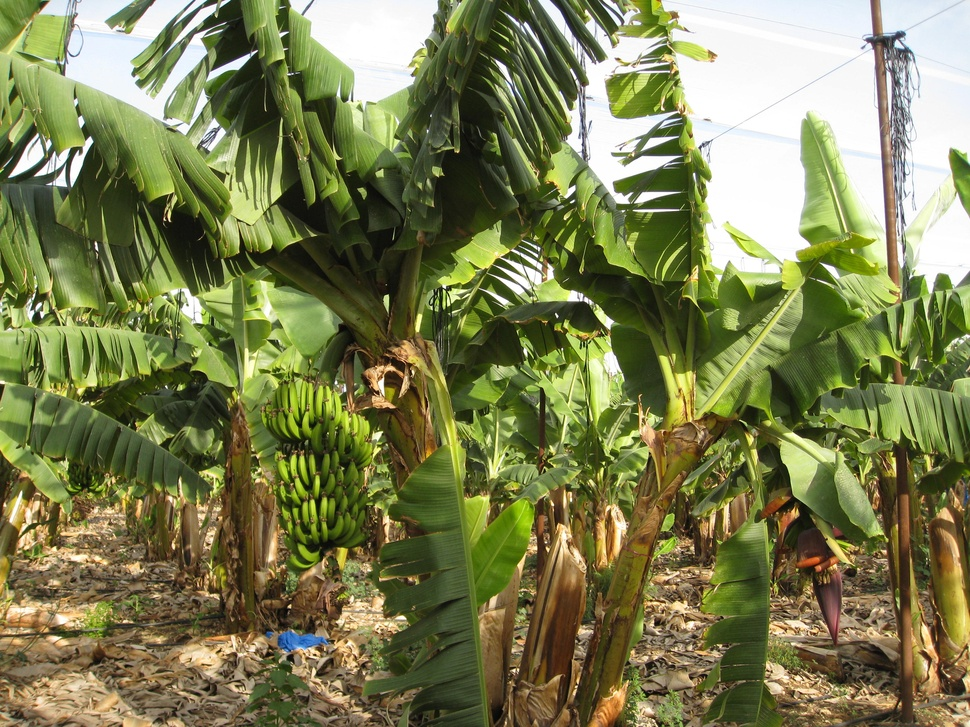
#> input picture datasets/2018-04-09_BA_tree_12.JPG, 970 x 727 px, shrunk from 3264 x 2448 before the run
$ python ksegment_opt.py ../datasets/2018-04-09_BA_tree_12.JPG 3   (older library calls are emulated)
#> lines starting #> are read from the running program, lines starting #| are printed output that depends on the picture
import cProfile
import os
import sys
from datetime import datetime
from io import StringIO
from pstats import Stats
from time import time
from typing import Union, Optional

import imageio as io
import matplotlib.lines as lines
import matplotlib.pyplot as plt
import numpy as np

# from utils_seg import best_fit_line_and_cost

cp = cProfile.Profile()


class KsegmentOptException(Exception):
    pass


def load_img_as_greyscale(path: str):
    return io.imread(path, as_gray=False, pilmode="RGB")


def binarize_img(img: Union[np.ndarray, io.core.util.Array], threshold: int = 140) -> Union[
    np.ndarray, io.core.util.Array]:
    return 1 * (img > threshold)


def mean_squared_distance(arr):
    """
    Computes the MSE of arr points to mean(arr)
    :param arr: array of points in any dimension
    :return: MSE between each point and mean of all points
    """
    mse = 0.0
    for p in arr:
        mse += np.linalg.norm(np.mean(arr) - p) ** 2
    return mse


def one_center_cost(arr):
    """
    Computes the OCC of arr points
    :param arr: array of points in any dimension
    :return: OCC between each point
    """
    bin_arr = binarize_img(arr)
    tuples = np.where(bin_arr == 1)
    first_point = np.array([tuples[0][0], tuples[1][0]])
    # for i, j in zip(tuples[0], tuples[1]):
    #     np.linalg.norm(first_point - (i,j))
    norms = np.linalg.norm(first_point - np.column_stack(tuples[:]), axis=1)
    index_of_farthest_point = np.where(norms == max(norms))
    farthest_point = np.array([tuples[0][index_of_farthest_point], tuples[1][index_of_farthest_point]])
    return max(norms)


class KMean(object):
    def __init__(self, mat, k, cost_func=mean_squared_distance):
        self.mat = mat
        self.mat_rows, self.mat_cols = mat.shape[0], mat.shape[1]
        if 1 <= k <= min(self.mat_rows, self.mat_cols):
            self.k = k
        else:
            raise KsegmentOptException("k={}, but has to be: {} < k <= {}, defined by shape of input"
                                       .format(k, 1, min(self.mat_rows, self.mat_cols)))
        self.cost_func = cost_func
        dt = np.dtype([('weight', np.float32), ('path', np.uint32, (k + 1,))])
        self.d_ij_path = np.zeros((self.mat_rows + 1, self.mat_rows + 1), dtype=dt)
        self.horizontal_dividers = []
        self.total_weight = 0.0
        # self.q = Queue(maxsize=0)

    def __repr__(self):
        return '{}'.format(self.mat)

    def best_sum_of_variances(self):
        if self.k == 1:
            self.total_weight = self.cost_func(self.mat)
            self.horizontal_dividers = [0, self.mat_rows]
        else:
            for x, y in ((i, j) for i in range(0, self.d_ij_path.shape[0])
                         for j in range(i + 1, self.d_ij_path.shape[0])):
                self.d_ij_path[x, y] = self.best_segment(self.compute_distance_matrix(x, y))
            self.total_weight, self.horizontal_dividers = self.best_segment(self.d_ij_path)
        return self.total_weight, self.horizontal_dividers

    def best_segment(self, d):
        """
            Input: distance matrix  D \in [0,\infty)^{n\times n} between nodes
            Output: Value F(k,n) of k shortest path from node 1 to node n
                    and the dividers indices that provide this cost
            1. F(1,1:n)=D(1,1:n)
            2. For m=2 to k-1
            2.1 -For i=1 to n
            2.2 -- F(m,i)= \min_j (F(m-1,j)+D(j,i))

            3. Return path(dividers), \min_j F(k-1,j)+D(j,n), iterations, F
        """
        n = d.shape[1]
        _F = d.copy()  # 1. F(1,1:n)=D(1,1:n)
        _P = np.zeros(shape=(self.k, n), dtype=int)
        try:
            # 2. For m=2 to k-1   k last one is not used so k-1
            # 2.1 -For i=1 to n
            # 2.2 -- F(m,i)= \min_j (F(m-1,j)+D(j,i))
            for z, x in ((m, i) for m in range(1, self.k) for i in range(2, n)):
                # [7 lines of commented-out code are left out]
                min_weight = _F[z - 1:z, :]['weight'] + d[:, x:x + 1]['weight'].flatten()
                _P[z, x], _F[z, x] = np.argmin(min_weight), min_weight.min()

        except IndexError:
            assert KsegmentOptException('index out of range')

        index_weight = {}
        for j in range(self.k - 1, n - 1):  # 3. Return \min_j F(k-1,j)+D(j,n)
            index_weight[j] = _F[self.k - 1 - 1, j]['weight'] + d[j, n - 1]['weight']
        _P[self.k - 1, n - 1] = min(index_weight, key=index_weight.get)
        # 1 line under the comment interchange 3 lines above the comment and makes code run slower
        # _P[self.k - 1, n - 1] = \
        # np.argmin(_F[self.k - 1 - 1:self.k - 1, self.k - 1:n - 1]['weight'] \
        # + d[self.k - 1:n - 1, n - 1:n]['weight'].flatten())
        # cp.disable()
        # in total profiling: numpy way: 22525 function calls in 0.024 seconds; 112494 function calls in 0.125 seconds
        #                    for loop way: 25568 function calls in 0.006 seconds; 239538 function calls in 0.057 seconds
        return _F[self.k - 1 - 1, _P[self.k - 1, n - 1]]['weight'] + d[_P[self.k - 1, n - 1], n - 1]['weight'], \
               self.compute_path(_P, n)

    def compute_path(self, p, n):
        goal = n - 1
        list_len = self.k + 1
        shortest_path = [0 for _ in range(list_len)]
        for i in range(0, self.k):
            shortest_path[self.k - i] = goal
            goal = p[self.k - i - 1, goal]
        return shortest_path

    def compute_distance_matrix(self, i, j):
        dt = np.dtype([('weight', np.float32)])
        d_ab = np.zeros((self.mat_cols + 1, self.mat_cols + 1), dtype=dt)
        # no need to calc jump of 1, since distance of one element from itself is zero
        for x, y in ((a, b) for a in range(self.mat_cols + 1) for b in range(a + 1, self.mat_cols + 1)):
            d_ab[x, y] = self.cost_func(self.mat[i:j, x:y])

        return d_ab


def timer(func):
    """
    timer func used as decorator to check runtime
    :param func: any params required by a function it is called on
    :return: function it was called on
    """

    def f(*args, **kwargs):
        time_before = time()
        rv = func(*args, **kwargs)
        time_after = time()
        print("elapsed: {}".format(time_after - time_before))
        return rv

    return f


def plot_results(w_class, show_fig=False, img_path: str = None):
#> called with show_fig = True, img_path = '../datasets/2018-04-09_BA_tree_12.JPG'
    offset = 0.0
    fig, ax = plt.subplots()

    ax.set_ylim(bottom=-offset, top=w_class.mat_rows - offset)
    ax.set_xlim(left=-offset, right=w_class.mat_cols - offset)

    if type(img_path) is str:
        img = io.imread(img_path)
#> img is the input picture: shape (727, 970, 3); mean R, G, B 123.5, 126.6, 81.8
        ax.imshow(img, extent=[-offset, w_class.mat_cols + offset, - offset, w_class.mat_rows + offset])
    else:
        ax.imshow(w_class.mat, extent=[-offset, w_class.mat_cols + offset, - offset, w_class.mat_rows + offset])

    plt.xticks([x for x in range(0, w_class.mat_cols, w_class.k)])
    plt.yticks([x for x in range(0, w_class.mat_rows, w_class.k)])
    # plt.gca().invert_yaxis()

    horizontal_lines = sorted(w_class.horizontal_dividers)
    for divider in horizontal_lines:
        line = lines.Line2D([0, w_class.mat_cols], [w_class.mat_rows - divider, w_class.mat_rows - divider],
                            lw=2, color='r', axes=ax)
        ax.add_line(line)

    for l, m in zip(horizontal_lines[:-1], horizontal_lines[1:]):
        for div in w_class.d_ij_path[l, m]['path']:
            vertical_separation = lines.Line2D([div, div], [w_class.mat_rows - l, w_class.mat_rows - m],
                                               lw=2, color='r', linestyle='--')
            ax.add_line(vertical_separation)

    plt.grid(False)
    plt.title('optimal segmentation, k=' + str(w_class.k))
    # plt.text(0.5, 0.5, str(w_class.k), horizontalalignment='center',
    #          verticalalignment = 'center', transform = ax.transAxes)

    basename = "log_im"
    d = datetime.now().strftime("%Y%m%d_%H%M%S")
    k = "k=" + str(w_class.k)
    filename = "_".join([basename, d, k])  # e.g. 'log_im_120508_171442'
    output_fig_path = os.path.join(os.path.dirname(__file__), 'output_figures')
    if not os.path.exists(output_fig_path):
        os.makedirs(output_fig_path)

    output_fig_path = os.path.join(output_fig_path, filename)
    print("saving in {}".format(output_fig_path))
    plt.savefig(output_fig_path)
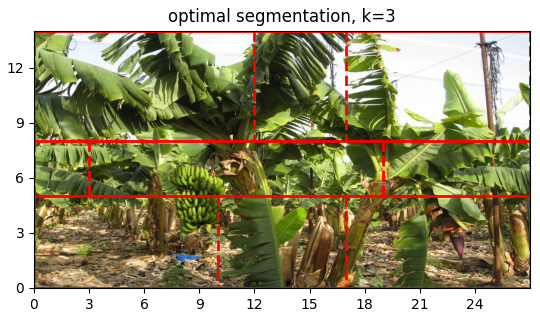
#> figure drawn by matplotlib, 1 panel
    if show_fig:
        plt.show()
    return output_fig_path


# TODO: save figure in separate func:
# def save_plot_as_image(fig, path=''):


@timer
def main(in_data=None, k=4, show_fig=True):
    data = np.array([
        [10, 10, 10, 10, 10, 10, 20, 20, 20, 20, 30, 30, 30, 30, 40, 40, 40, 40, 40, 40, 40, 40, 40, 40, 40, 50, 50],
        [10, 10, 10, 10, 10, 10, 20, 20, 20, 20, 30, 30, 30, 30, 40, 40, 40, 40, 40, 40, 40, 40, 40, 40, 40, 50, 50],
        [40, 40, 40, 40, 10, 10, 10, 10, 20, 20, 20, 20, 30, 30, 30, 30, 30, 50, 50, 50, 50, 50, 50, 50, 50, 50, 50],
        [40, 40, 40, 40, 10, 10, 10, 10, 20, 20, 20, 20, 30, 30, 30, 30, 30, 50, 50, 50, 50, 50, 50, 50, 50, 50, 50],
        [40, 40, 40, 40, 10, 10, 10, 10, 20, 20, 20, 20, 30, 30, 30, 30, 30, 50, 50, 50, 50, 50, 50, 50, 50, 50, 50],
        [40, 40, 40, 40, 10, 10, 10, 10, 20, 20, 20, 20, 30, 30, 30, 30, 30, 50, 50, 50, 50, 50, 50, 50, 50, 50, 50],
        [50, 50, 50, 20, 20, 20, 20, 20, 20, 20, 20, 20, 20, 10, 10, 10, 10, 10, 10, 30, 30, 30, 40, 40, 40, 40, 40],
        [50, 50, 50, 20, 20, 20, 20, 20, 20, 20, 20, 20, 20, 10, 10, 10, 10, 10, 10, 30, 30, 30, 40, 40, 40, 40, 40],
        [50, 50, 50, 20, 20, 20, 20, 20, 20, 20, 20, 20, 20, 10, 10, 10, 10, 10, 10, 30, 30, 30, 40, 40, 40, 40, 40],
        [20, 20, 20, 20, 20, 20, 40, 40, 40, 40, 10, 10, 10, 10, 10, 10, 10, 50, 50, 50, 50, 50, 50, 50, 30, 30, 30],
        [20, 20, 20, 20, 20, 20, 40, 40, 40, 40, 10, 10, 10, 10, 10, 10, 10, 50, 50, 50, 50, 50, 50, 50, 30, 30, 30],
        [20, 20, 20, 20, 20, 20, 40, 40, 40, 40, 10, 10, 10, 10, 10, 10, 10, 50, 50, 50, 50, 50, 50, 50, 30, 30, 30],
        [20, 20, 20, 20, 20, 20, 40, 40, 40, 40, 10, 10, 10, 10, 10, 10, 10, 50, 50, 50, 50, 50, 50, 50, 30, 30, 30],
        [20, 20, 20, 20, 40, 40, 40, 40, 40, 40, 10, 10, 10, 10, 10, 10, 10, 50, 50, 50, 50, 50, 50, 50, 30, 30, 30],
    ]) * 5

    # [5 lines of commented-out code are left out]

    w_class = KMean(mat=data, k=k)
    w_class.best_sum_of_variances()

    print('class mat weight', w_class.total_weight, w_class.horizontal_dividers)

    path_to_fig = plot_results(w_class, show_fig=show_fig, img_path=in_data)
    return path_to_fig


if __name__ == '__main__':
    cp.enable()

    file_path = None
    k = None
    print(sys.argv)
    if len(sys.argv) >= 3:
        file_path = sys.argv[1]
        k = int(sys.argv[2])
        out_fig = main(in_data=file_path, k=k)

    elif len(sys.argv) >= 2:
        file_path = sys.argv[1]
        out_fig = main(in_data=file_path)

    else:
        out_fig = main()

    cp.disable()

    s = StringIO()
    ps = Stats(cp, stream=s).sort_stats('tottime')
    ps.print_stats()

    pre, ext = os.path.splitext(out_fig)
    with open(pre + '.txt', 'w+') as f:
        f.write(s.getvalue())

    cp.dump_stats(pre)
